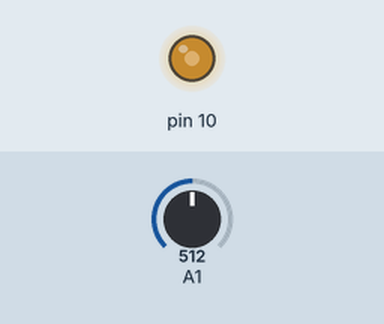
Recording of a sketch running on a simulated Arduino Uno, built with avr-gcc and run on an emulated ATmega328P. On the bench: output pins drawn as LEDs (lit = HIGH). The inputs (shaded band) are chosen by the test bench; at power-on: A1 = 512.

Above: at 1.2 s.
1.3 s: A1 set to 716
At 1.8 s:
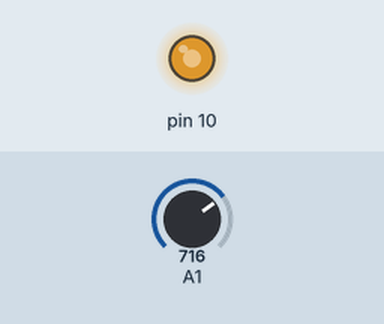
2.8 s: A1 set to 900
At 3.1 s:
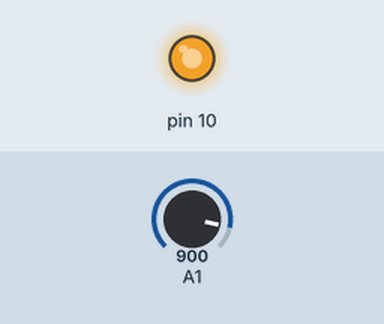
4.3 s: A1 set to 122
At 5.5 s:
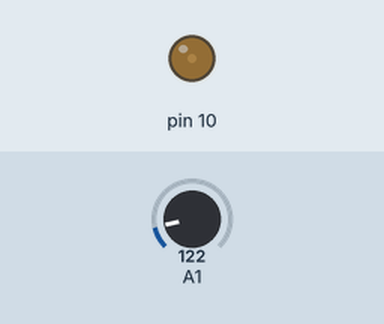
5.8 s: A1 set to 0
At 6.9 s:
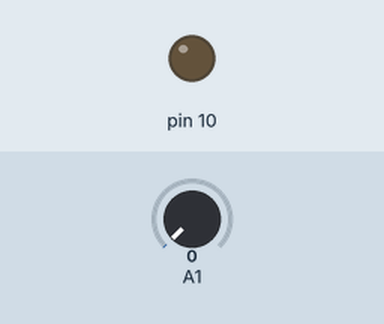
Timing chart, 0 to 8.3 s (numbered marks = the images above; inputs shaded):
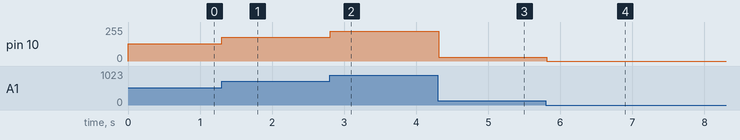

Measured:
- after the input at 1.3 s, pin 10: 128/255 → 179/255 at once
- after the input at 2.8 s, pin 10: 179/255 → 225/255 at once
- after the input at 4.3 s, pin 10: 225/255 → 30/255 at once
- after the input at 5.8 s, pin 10: 30/255 → 0/255 at once

The sketch:

AnalogWrite.ino
```cpp
//* Linh kiện điện tử: quang trở kết nối với chân A1, đèn LED với chân D10
void setup()
{
  pinMode(10, OUTPUT);
}

void loop()
{
  int analogIn = analogRead(A1); //đọc giá trị của cảm biến từ chân A1
  analogWrite(10, analogIn/4); //sử dụng gía trị của cảm biến để điều khiển đèn LED
  delay(50);
}
//* Kết quả: đọc được giá trị từ quang trở và dùng để điều khiển đèn LED
```
